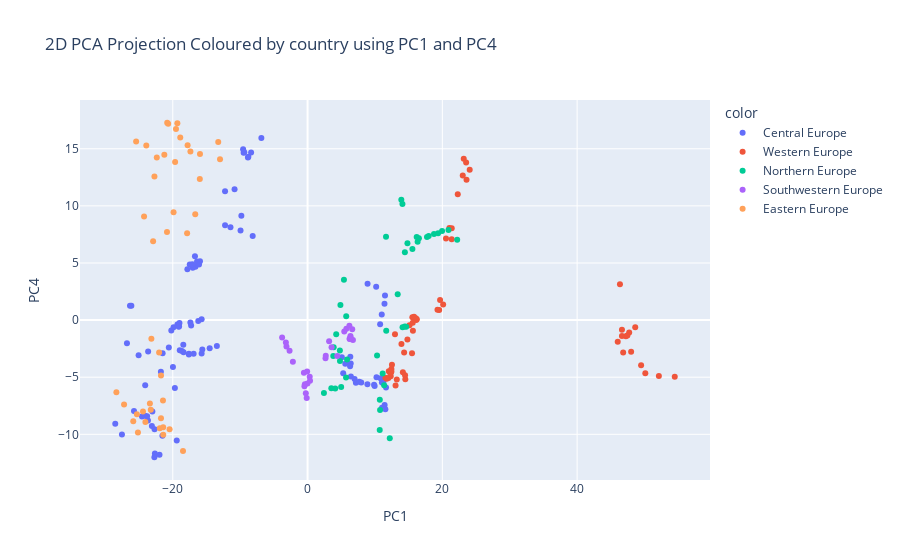

The notebook cell this image was saved under:
### Code cell
fig = px.scatter(
        x = comps[:,0],
        y = comps[:,3],
        color=subregions,
        hover_data={"Country" : pca_df.index.get_level_values(0)},
        labels = {"x": "PC1","y": "PC4"},
        title= "2D PCA Projection Coloured by country using PC1 and PC4"
)
fig.show()

### Figure 1 — Plotly figure (JSON) as saved in the notebook; plotly's stock layout.template omitted (floating-point values rounded to 4 significant figures)
{"data": [{"customdata": [["AUT"], ["AUT"], ["AUT"], ["AUT"], ["AUT"], ["AUT"], ["AUT"], ["AUT"], ["AUT"], ["AUT"], ["AUT"], ["AUT"], ["AUT"], ["AUT"], ["CZE"], ["CZE"], ["CZE"], ["CZE"], ["CZE"], ["CZE"], ["CZE"], ["CZE"], ["CZE"], ["CZE"], ["CZE"], ["CZE"], ["CZE"], ["CZE"], ["DEU"], ["DEU"], ["DEU"], ["DEU"], ["DEU"], ["DEU"], ["DEU"], ["DEU"], ["DEU"], ["DEU"], ["DEU"], ["DEU"], ["DEU"], ["DEU"], ["HUN"], ["HUN"], ["HUN"], ["HUN"], ["HUN"], ["HUN"], ["HUN"], ["HUN"], ["HUN"], ["HUN"], ["HUN"], ["HUN"], ["HUN"], ["HUN"], ["POL"], ["POL"], ["POL"], ["POL"], ["POL"], ["POL"], ["POL"], ["POL"], ["POL"], ["POL"], ["POL"], ["POL"], ["POL"], ["POL"], ["SVK"], ["SVK"], ["SVK"], ["SVK"], ["SVK"], ["SVK"], ["SVK"], ["SVK"], ["SVK"], ["SVK"], ["SVK"], ["SVK"], ["SVK"], ["SVK"], ["SVN"], ["SVN"], ["SVN"], ["SVN"], ["SVN"], ["SVN"], ["SVN"], ["SVN"], ["SVN"], ["SVN"], ["SVN"], ["SVN"], ["SVN"], ["SVN"]], "hovertemplate": "color=Central Europe<br>PC1=%{x}<br>PC4=%{y}<br>Country=%{customdata[0]}<extra></extra>", "legendgroup": "Central Europe", "marker": {"color": "#636efa", "symbol": "circle"}, "mode": "markers", "name": "Central Europe", "orientation": "v", "showlegend": true, "type": "scatter", "x": [8.905, 10.18, 11.49, 11.42, 10.77, 11.01, 10.23, 10.82, 11.25, 11.03, 11.65, 11.05, 11.44, 11.55, -24.09, -23.03, -22.65, -22.73, -20.22, -19.89, -19.31, -19.12, -19.07, -19.01, -17.28, -17.39, -16.22, -15.72, 5.595, 6.344, 6.405, 6.312, 5.092, 5.289, 6.432, 6.981, 7.171, 7.665, 7.967, 8.881, 9.873, 9.955, -21.97, -19.69, -18.4, -17.61, -18.44, -16.71, -15.96, -16.4, -16.64, -17.48, -17.04, -17.83, -17.1, -16.11, -26.35, -26.15, -26.8, -28.54, -27.54, -25.76, -24.57, -24.12, -23.81, -23.68, -23.1, -22.71, -21.54, -19.41, -25.07, -23.66, -21.51, -20.59, -21.76, -19.98, -18.96, -18.64, -17.61, -16.91, -15.72, -15.62, -14.52, -13.46, -12.24, -10.83, -9.823, -9.945, -12.24, -11.44, -8.783, -8.846, -9.485, -9.392, -9.565, -8.377, -6.857, -8.142], "xaxis": "x", "y": [3.191, 2.908, 2.149, 1.421, -0.3657, 0.4984, -5.0, -5.084, -5.416, -5.461, -5.896, -7.666, -7.432, -7.813, -5.708, -8.01, -11.67, -12.01, -0.9011, -0.6191, -0.3952, -0.5776, -0.5488, -0.2615, -0.4667, -0.2185, -0.07291, 0.06351, -3.813, -3.209, -3.794, -4.044, -3.251, -4.65, -4.934, -5.15, -5.484, -5.409, -5.473, -5.611, -5.659, -5.764, -11.8, -5.94, -2.815, -2.948, -2.15, 5.59, 5.146, 5.138, 4.66, 4.864, 4.581, 4.442, 4.878, 4.866, 1.245, 1.247, -2.022, -9.069, -10.02, -7.956, -8.448, -8.386, -8.424, -8.796, -9.269, -9.552, -10.12, -10.55, -3.072, -2.746, -2.905, -2.407, -4.531, -4.116, -2.637, -2.707, -3.013, -2.949, -2.916, -2.565, -2.468, -2.261, 11.29, 11.46, 9.145, 7.84, 8.295, 8.119, 14.31, 14.24, 14.64, 14.69, 14.95, 14.67, 15.94, 7.36], "yaxis": "y"}, {"customdata": [["BEL"], ["BEL"], ["BEL"], ["BEL"], ["BEL"], ["BEL"], ["BEL"], ["BEL"], ["BEL"], ["BEL"], ["BEL"], ["BEL"], ["BEL"], ["BEL"], ["FRA"], ["FRA"], ["FRA"], ["FRA"], ["FRA"], ["FRA"], ["FRA"], ["FRA"], ["FRA"], ["FRA"], ["FRA"], ["FRA"], ["FRA"], ["FRA"], ["LUX"], ["LUX"], ["LUX"], ["LUX"], ["LUX"], ["LUX"], ["LUX"], ["LUX"], ["LUX"], ["LUX"], ["LUX"], ["LUX"], ["LUX"], ["LUX"], ["NLD"], ["NLD"], ["NLD"], ["NLD"], ["NLD"], ["NLD"], ["NLD"], ["NLD"], ["NLD"], ["NLD"], ["NLD"], ["NLD"], ["NLD"], ["NLD"]], "hovertemplate": "color=Western Europe<br>PC1=%{x}<br>PC4=%{y}<br>Country=%{customdata[0]}<extra></extra>", "legendgroup": "Western Europe", "marker": {"color": "#EF553B", "symbol": "circle"}, "mode": "markers", "name": "Western Europe", "orientation": "v", "showlegend": true, "type": "scatter", "x": [19.53, 19.28, 20.12, 19.67, 21.05, 21.39, 20.54, 21.39, 23.18, 23.53, 24.06, 23.59, 23.03, 22.29, 12.97, 13.94, 12.34, 12.0, 11.56, 11.76, 12.05, 12.27, 12.44, 12.53, 12.4, 12.43, 13.24, 13.06, 50.12, 52.13, 54.49, 49.5, 46.84, 48.02, 46.65, 46.03, 47.24, 46.66, 47.73, 48.62, 47.46, 46.36, 14.33, 14.82, 15.55, 16.12, 15.13, 15.8, 16.22, 16.07, 15.61, 15.63, 15.5, 14.51, 14.47, 14.15], "xaxis": "x", "y": [0.8734, 0.8993, 1.37, 1.754, 8.07, 7.07, 7.132, 8.046, 14.12, 13.79, 13.16, 12.29, 12.67, 11.02, -1.232, -2.094, -4.924, -5.079, -5.057, -5.141, -4.468, -4.625, -4.288, -3.902, -4.567, -4.485, -5.203, -5.716, -4.661, -4.905, -4.971, -3.955, -2.84, -2.768, -1.385, -1.896, -1.409, -0.8446, -1.094, -0.6238, -1.34, 3.145, -2.848, -1.692, 0.2377, 0.00395, -0.4537, 0.2904, 0.07931, 0.1561, -0.2419, -0.9316, -2.901, -5.174, -4.828, -4.572], "yaxis": "y"}, {"customdata": [["DNK"], ["DNK"], ["DNK"], ["DNK"], ["DNK"], ["DNK"], ["DNK"], ["DNK"], ["DNK"], ["DNK"], ["DNK"], ["DNK"], ["DNK"], ["DNK"], ["FIN"], ["FIN"], ["FIN"], ["FIN"], ["FIN"], ["FIN"], ["FIN"], ["FIN"], ["FIN"], ["FIN"], ["FIN"], ["FIN"], ["FIN"], ["FIN"], ["SWE"], ["SWE"], ["SWE"], ["SWE"], ["SWE"], ["SWE"], ["SWE"], ["SWE"], ["SWE"], ["SWE"], ["SWE"], ["SWE"], ["SWE"], ["SWE"]], "hovertemplate": "color=Northern Europe<br>PC1=%{x}<br>PC4=%{y}<br>Country=%{customdata[0]}<extra></extra>", "legendgroup": "Northern Europe", "marker": {"color": "#00cc96", "symbol": "circle"}, "mode": "markers", "name": "Northern Europe", "orientation": "v", "showlegend": true, "type": "scatter", "x": [13.91, 14.08, 16.19, 15.56, 14.82, 16.52, 16.33, 17.72, 17.97, 18.76, 19.37, 19.96, 20.91, 22.2, 4.253, 4.793, 5.713, 4.987, 2.43, 3.527, 4.105, 3.817, 3.877, 5.399, 4.877, 5.735, 5.867, 4.809, 11.64, 14.44, 13.38, 11.67, 10.31, 11.15, 11.37, 10.72, 10.76, 10.71, 12.2, 14.1, 14.43, 14.64], "xaxis": "x", "y": [10.54, 10.16, 7.275, 6.225, 6.725, 7.162, 6.865, 7.274, 7.355, 7.546, 7.594, 7.808, 7.882, 7.024, -1.231, -2.653, -5.026, -5.852, -6.381, -5.974, -5.991, -3.145, -2.379, 3.531, 1.317, 0.3468, -3.448, -3.582, 7.301, 5.935, 2.255, -0.9258, -3.096, -4.666, -5.701, -6.967, -7.866, -9.616, -10.33, -0.6244, -0.5652, -0.5918], "yaxis": "y"}, {"customdata": [["ESP"], ["ESP"], ["ESP"], ["ESP"], ["ESP"], ["ESP"], ["ESP"], ["ESP"], ["ESP"], ["ESP"], ["ESP"], ["ESP"], ["ESP"], ["ESP"], ["PRT"], ["PRT"], ["PRT"], ["PRT"], ["PRT"], ["PRT"], ["PRT"], ["PRT"], ["PRT"], ["PRT"], ["PRT"], ["PRT"], ["PRT"], ["PRT"]], "hovertemplate": "color=Southwestern Europe<br>PC1=%{x}<br>PC4=%{y}<br>Country=%{customdata[0]}<extra></extra>", "legendgroup": "Southwestern Europe", "marker": {"color": "#ab63fa", "symbol": "circle"}, "mode": "markers", "name": "Southwestern Europe", "orientation": "v", "showlegend": true, "type": "scatter", "x": [2.663, 2.701, 3.198, 3.56, 4.411, 5.449, 5.763, 6.627, 6.733, 6.367, 6.258, 6.247, 6.381, 6.208, -0.398, -0.06014, 0.3199, 0.3673, -0.01629, -0.1292, -0.2558, -0.4625, -0.5405, -2.178, -2.671, -3.131, -3.217, -3.778], "xaxis": "x", "y": [-3.345, -3.113, -1.845, -2.388, -3.144, -1.01, -0.7547, -0.7978, -1.753, -1.385, -1.661, -1.635, -1.497, -0.4968, -5.614, -4.492, -4.957, -5.319, -5.543, -6.818, -6.399, -5.788, -4.613, -3.651, -2.689, -2.305, -1.953, -1.526], "yaxis": "y"}, {"customdata": [["EST"], ["EST"], ["EST"], ["EST"], ["EST"], ["EST"], ["EST"], ["EST"], ["EST"], ["EST"], ["EST"], ["EST"], ["EST"], ["EST"], ["LTU"], ["LTU"], ["LTU"], ["LTU"], ["LTU"], ["LTU"], ["LTU"], ["LTU"], ["LTU"], ["LTU"], ["LTU"], ["LTU"], ["LTU"], ["LTU"], ["LVA"], ["LVA"], ["LVA"], ["LVA"], ["LVA"], ["LVA"], ["LVA"], ["LVA"], ["LVA"], ["LVA"], ["LVA"], ["LVA"], ["LVA"], ["LVA"]], "hovertemplate": "color=Eastern Europe<br>PC1=%{x}<br>PC4=%{y}<br>Country=%{customdata[0]}<extra></extra>", "legendgroup": "Eastern Europe", "marker": {"color": "#FFA15A", "symbol": "circle"}, "mode": "markers", "name": "Eastern Europe", "orientation": "v", "showlegend": true, "type": "scatter", "x": [-28.37, -27.23, -25.32, -25.87, -25.17, -24.06, -24.42, -23.4, -23.27, -21.75, -21.92, -21.42, -20.48, -18.48, -24.26, -22.92, -20.86, -19.89, -19.65, -23.18, -22.02, -21.75, -21.46, -21.42, -16.67, -17.87, -13.26, -12.99, -25.44, -23.93, -22.37, -22.72, -21.25, -20.83, -20.69, -19.32, -19.52, -18.89, -17.8, -17.38, -15.96, -15.99], "xaxis": "x", "y": [-6.319, -7.38, -8.245, -8.86, -9.849, -8.913, -8.005, -7.301, -7.857, -8.586, -9.477, -9.378, -9.565, -11.46, 9.074, 6.9, 7.706, 9.447, 13.85, -1.632, -2.842, -4.859, -7.046, -10.04, 9.266, 7.593, 15.58, 14.09, 15.63, 15.29, 14.23, 12.56, 14.48, 17.28, 17.19, 17.24, 16.72, 15.99, 15.31, 14.76, 14.54, 12.36], "yaxis": "y"}], "layout": {"legend": {"title": {"text": "color"}, "tracegroupgap": 0}, "title": {"text": "2D PCA Projection Coloured by country using PC1 and PC4"}, "xaxis": {"anchor": "y", "domain": [0, 1], "title": {"text": "PC1"}}, "yaxis": {"anchor": "x", "domain": [0, 1], "title": {"text": "PC4"}}}}
